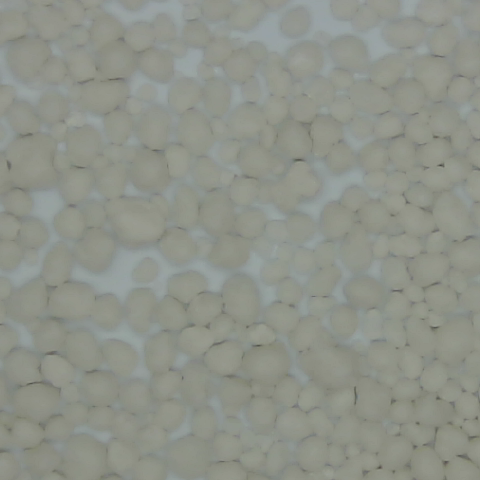
#> input picture test_images/preprocess/10_NPK_real.png, 480 x 480 px; its folder holds only this picture in this run
$ jupyter execute --allow-errors EDM_maskRCNN_onnx_inference.ipynb
#> lines starting #> are read from the running program, lines starting #| are printed output that depends on the picture
#> further down, test_image is the input picture: shape (480, 480, 3); mean B, G, R 137.5, 146.6, 142.7
# Inference Mask RCNN

Load model from [mmdetection framework](https://github.com/open-mmlab/mmdetection) and process some test images

[cell 1]
import matplotlib.pyplot as plt
import numpy as np
import os
import onnxruntime as ort
import cv2
import typing as tp

[cell 2]
IMAGE_DIR = '../test_images'
NN_THRESHOLD = 0.7
BATCH_SIZE=1

[cell 3]
def onnx_preprocessing(
    image: np.ndarray,
    image_size: tp.Tuple[int, int] = (224, 224),
) -> np.ndarray:
    # resize
#> called with image_size = (480, 480)
    image = cv2.resize(image.copy(), image_size, interpolation=cv2.INTER_LINEAR)

    # normalize
    mean = np.array((0.485, 0.456, 0.406), dtype=np.float32) * 255.0
    std = np.array((0.229, 0.224, 0.225), dtype=np.float32) * 255.0
    denominator = np.reciprocal(std, dtype=np.float32)
    image = image.astype(np.float32)
    image -= mean
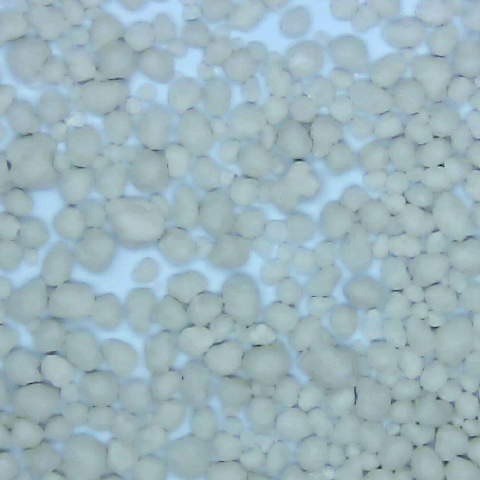
#> image: shape (480, 480, 3) float32; mean R, G, B 19, 30.2, 34; drawn with min black and max white
    image *= denominator

    # transpose
    image = image.transpose((2, 0, 1))[None]
    return image


def binary_mask_iou(
        mask1: np.array,
        mask2: np.array,
        label_value: int = 1,
) -> float:
    mask1_area = np.count_nonzero(mask1 == label_value)
    mask2_area = np.count_nonzero(mask2 == label_value)
    intersection = np.count_nonzero(
        np.logical_and(mask1==label_value,  mask2==label_value)
    )
    return intersection / (mask1_area + mask2_area-intersection)

[cell 4]
import json
from tqdm import tqdm

# Process annotations data
d_path_annot = '../IoU_test/annotations/balanced_test.json'
d_path_images = '../IoU_test/images'

processed_data = {
    'Id': [],
    'image_path': [],
    'semantic_masks': [],
    'granules_number': []
}

#> (the rest of this cell did not finish here and is left out)

[cell 5]
providers = [
    'CUDAExecutionProvider',
    'CPUExecutionProvider',
]

#> (the rest of this cell did not finish here and is left out)

#> (a cell that did not finish here is left out)
